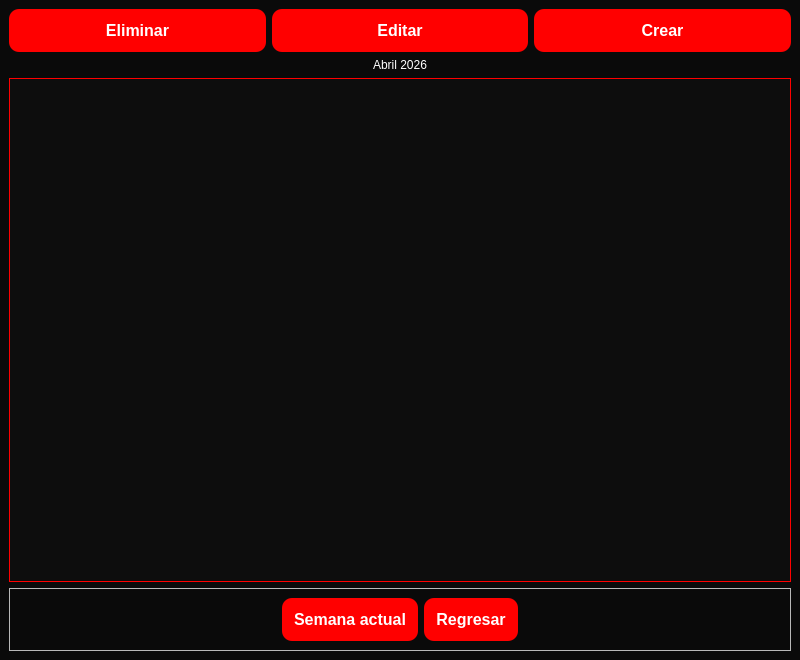
<?xml version="1.0" encoding="UTF-8"?>
<ui version="4.0">
 <class>MainWindow</class>
 <widget class="QMainWindow" name="MainWindow">
  <property name="geometry">
   <rect>
    <x>0</x>
    <y>0</y>
    <width>800</width>
    <height>660</height>
   </rect>
  </property>
  <property name="minimumSize">
   <size>
    <width>800</width>
    <height>600</height>
   </size>
  </property>
  <property name="windowTitle">
   <string>MainWindow</string>
  </property>
  <property name="styleSheet">
   <string notr="true">/* =========================================
   1. FONDO DE LA VENTANA (MAINWINDOW)
   ========================================= */
QMainWindow, #centralwidget {
    background-color: #0a0a0a; /* Negro oscuro profundo */
}

/* =========================================
   2. TEXTOS (LABELS)
   ========================================= */
QLabel {
    color: #ffffff; /* Texto blanco */
}

/* =========================================
   3. CAJAS DE TEXTO (USUARIO Y CONTRASEÑA)
   ========================================= */
QLineEdit {
    background-color: rgba(30, 30, 30, 200); /* Gris oscuro semi-transparente */
    border: 2px solid #555555; /* Borde gris apagado por defecto */
    border-radius: 10px; /* Esquinas redondeadas */
    color: #ffffff; /* Letras blancas al escribir */
    padding: 10px;
    font-size: 14px;
}

/* Efecto Neón cuando le das clic a la caja para escribir */
QLineEdit:focus {
    border: 2px solid #ff0000; /* Borde rojo brillante */
    background-color: rgba(50, 20, 20, 200); /* Un ligero tono rojizo en el fondo */
}

/* =========================================
   4. BOTÓN PRINCIPAL (ENTRAR)
   ========================================= */
QPushButton {
    background-color: #ff0000; /* Rojo sólido ZoomFit */
    color: white;
    border-radius: 10px;
    padding: 12px;
    font-size: 16px;
    font-weight: bold;
}

/* Efecto cuando pasas el mouse por encima del botón */
QPushButton:hover {
    background-color: #cc0000; /* Rojo más oscuro para dar efecto de clic */
}

/* =========================================
   5. ESTILO PARA EL CALENDARIO (TABLA)
   ========================================= */
QTableWidget {
    background-color: #0d0d0d;
    gridline-color: #333333; /* Líneas de la tabla discretas */
    border: 1px solid #ff0000;
    color: #ffffff;
}

QHeaderView::section {
    background-color: #1a1a1a;
    color: #ff0000; /* Títulos de días en rojo */
    padding: 5px;
    font-weight: bold;
    border: 1px solid #333333;
}

QTableWidget::item:selected {
    background-color: rgba(255, 0, 0, 100); /* Rojo suave al seleccionar */
    color: white;
}</string>
  </property>
  <widget class="QWidget" name="centralwidget">
   <layout class="QVBoxLayout" name="verticalLayout_2">
    <item>
     <layout class="QVBoxLayout" name="verticalLayout">
      <item>
       <layout class="QHBoxLayout" name="horizontalLayout">
        <item>
         <widget class="QPushButton" name="Buttonele">
          <property name="text">
           <string>Eliminar</string>
          </property>
         </widget>
        </item>
        <item>
         <widget class="QPushButton" name="Buttonedit">
          <property name="text">
           <string>Editar</string>
          </property>
         </widget>
        </item>
        <item>
         <widget class="QPushButton" name="Buttoncrear">
          <property name="text">
           <string>Crear</string>
          </property>
         </widget>
        </item>
       </layout>
      </item>
      <item>
       <widget class="QLabel" name="label">
        <property name="text">
         <string>Abril 2026</string>
        </property>
        <property name="alignment">
         <set>Qt::AlignCenter</set>
        </property>
       </widget>
      </item>
      <item>
       <widget class="QTableWidget" name="tabla_horario"/>
      </item>
      <item>
       <layout class="QVBoxLayout" name="verticalLayout_5">
        <item>
         <widget class="QFrame" name="frame">
          <property name="frameShape">
           <enum>QFrame::StyledPanel</enum>
          </property>
          <property name="frameShadow">
           <enum>QFrame::Raised</enum>
          </property>
          <layout class="QHBoxLayout" name="horizontalLayout_2">
           <item>
            <spacer name="horizontalSpacer">
             <property name="orientation">
              <enum>Qt::Horizontal</enum>
             </property>
             <property name="sizeHint" stdset="0">
              <size>
               <width>40</width>
               <height>20</height>
              </size>
             </property>
            </spacer>
           </item>
           <item>
            <widget class="QPushButton" name="Button_sa">
             <property name="text">
              <string>Semana actual</string>
             </property>
            </widget>
           </item>
           <item>
            <widget class="QPushButton" name="Button_exit">
             <property name="maximumSize">
              <size>
               <width>500</width>
               <height>16777215</height>
              </size>
             </property>
             <property name="text">
              <string>Regresar</string>
             </property>
            </widget>
           </item>
           <item>
            <spacer name="horizontalSpacer_2">
             <property name="orientation">
              <enum>Qt::Horizontal</enum>
             </property>
             <property name="sizeHint" stdset="0">
              <size>
               <width>40</width>
               <height>20</height>
              </size>
             </property>
            </spacer>
           </item>
          </layout>
         </widget>
        </item>
       </layout>
      </item>
     </layout>
    </item>
   </layout>
  </widget>
 </widget>
 <resources/>
 <connections/>
</ui>
